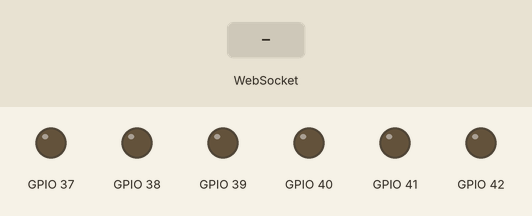
Bench run of a sketch on a simulated ESP32-S2. On the bench: output pins drawn as LEDs (lit = HIGH). The test bench sets the inputs (shaded band). WiFi joins after 1.5 s; servers stay silent unless stated; what the sketch prints to the serial monitor is not drawn.

Above: at 3.4 s.
3.5 s: WebSocket text "1" received
At 3.9 s:
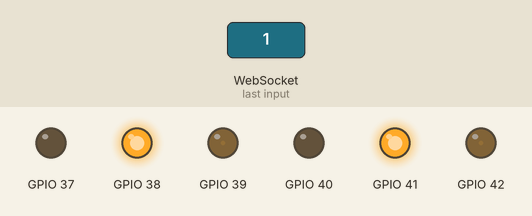
5.5 s: WebSocket text "90" received
At 5.8 s:
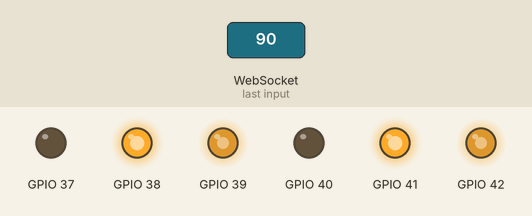
7.5 s: WebSocket text "200" received
At 7.9 s:
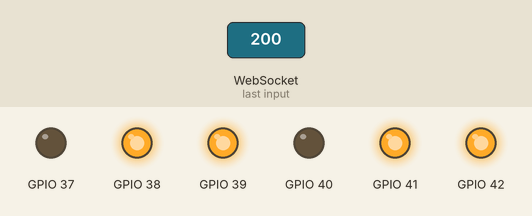
Timing chart, 0 to 10.5 s (numbered marks = the images above; inputs shaded):
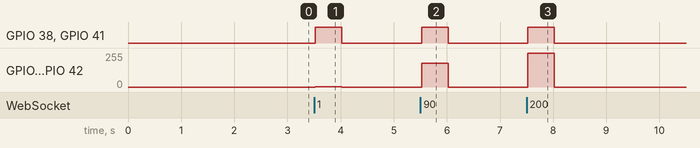

Measured:
- after the input at 3.5 s, GPIO 38, GPIO 41: LOW → HIGH at once, → LOW 0.50 s later; GPIO 39, GPIO 42: 0/255 → 2/255 at once, → 0/255 0.50 s later
- after the input at 5.5 s, GPIO 38, GPIO 41: LOW → HIGH at once, → LOW 0.50 s later; GPIO 39, GPIO 42: 0/255 → 179/255 at once, → 0/255 0.50 s later
- after the input at 7.5 s, GPIO 38, GPIO 41: LOW → HIGH at once, → LOW 0.50 s later; GPIO 39, GPIO 42: 0/255 → 255/255 at once, → 0/255 0.50 s later

The sketch:

SanaldoWifi.ino
```cpp
// SanaldoWifi.ino — 2WD car controlled from a phone over Wi-Fi (WebSocket).
// This one JOINS an existing Wi-Fi network (no hotspot). For the standalone
// hotspot version see ../SanaldoHotspot.
//
// Board:   Deneyap Mini v2 (ESP32-S2) — Arduino core 2.0.x.
//          The S2 has NO Bluetooth, but it DOES have Wi-Fi, so this is the way
//          to drive this board from a phone with no extra module.
//          Tools -> USB CDC On Boot: Enabled  (so Serial = USB, for the log).
// Driver:  L298N
// Libs:    ESPAsyncWebServer + AsyncTCP   (Library Manager: "ESPAsyncWebServer"
//          by ESP32Async, pulls in AsyncTCP). WiFi is built in.
//
// HOW IT WORKS:
//   1. ESP32-S2 joins your Wi-Fi network (set WIFI_SSID / WIFI_PASS below).
//   2. The Serial Monitor prints the IP it got (e.g. 192.168.1.42).
//   3. Open http://<that-ip>/ on a phone/PC ON THE SAME NETWORK -> joystick UI.
//   4. Two on-screen joysticks: LEFT = forward/back, RIGHT = left/right.
//   5. Every message from the web is logged to USB Serial for debugging.
//
// WIRING — Deneyap Mini v2 silk (D-label) -> L298N. SEPARATE motor battery,
// shared GND, never the S2's pins. These are safe broken-out header pins
// (no strapping 0/45/46, no USB 19/20, no flash/PSRAM 26-32, no UART0 43/44,
//  not the onboard RGB on 33):
//   D2 (GPIO42) -> ENA   D3 (GPIO41) -> IN1   D4 (GPIO40) -> IN2   (LEFT)
//   D5 (GPIO39) -> ENB   D6 (GPIO38) -> IN3   D7 (GPIO37) -> IN4   (RIGHT)

#include <WiFi.h>
#include <AsyncTCP.h>
#include <ESPAsyncWebServer.h>

const char* WIFI_SSID = "YOUR_WIFI";       // <-- your network name
const char* WIFI_PASS = "YOUR_PASSWORD";   // <-- your network password
const int   FAILSAFE_MS = 500;   // no message for this long -> stop (link dropped)

AsyncWebServer server(80);
AsyncWebSocket ws("/ws");
uint32_t lastMsg = 0;

// ---- motors (same mix as the other Sanaldo sketches) ------------------------

struct Motor { uint8_t pwm, in1, in2, ch, trim; };
Motor motors[2] = {
  { 42, 41, 40, 0, 100 },   // LEFT : D2/ENA, D3/IN1, D4/IN2  (trim %: drop the faster side to roll straight)
  { 39, 38, 37, 1, 100 },   // RIGHT: D5/ENB, D6/IN3, D7/IN4
};
const int PWM_FREQ = 20000, PWM_RES = 8;

void drive(const Motor& m, int speed) {
  digitalWrite(m.in1, speed > 0);
  digitalWrite(m.in2, speed < 0);
  ledcWrite(m.ch, map(abs(speed), 0, 127, 0, 255) * m.trim / 100);
}
void setWheels(int left, int right) { drive(motors[0], left); drive(motors[1], right); }
void stop() { setWheels(0, 0); }

// onboard RGB (Deneyap Mini v2): boot proof + live status
void rgb(uint8_t r, uint8_t g, uint8_t b) { neopixelWrite(RGB_BUILTIN, r, g, b); }

// throttle/turn (-127..127) -> wheels. No throttle + steering = spin in place.
void move(int throttle, int turn) {
  int left, right;
  if (throttle == 0 && turn != 0) { left = turn; right = -turn; }
  else {
    int inner = throttle * (127 - abs(turn)) / 127;
    if (turn > 0) { left = throttle; right = inner; }   // turn right -> slow right
    else          { left = inner; right = throttle; }   // turn left / straight
  }
  setWheels(left, right);
}

// ---- web UI (inline; served straight off the board) -------------------------

const char PAGE[] PROGMEM = R"HTML(<!doctype html><html><head>
<meta name=viewport content="width=device-width,initial-scale=1,user-scalable=no">
<title>Sanaldo</title><style>
*{margin:0;-webkit-user-select:none;user-select:none;touch-action:none}
body{background:#111;height:100vh;display:flex;align-items:center;justify-content:space-around;font-family:sans-serif}
.pad{width:40vw;height:40vw;max-width:300px;max-height:300px;border-radius:50%;background:#222;border:2px solid #444;position:relative}
.knob{width:40%;height:40%;border-radius:50%;background:#0af;position:absolute;left:30%;top:30%}
#s{position:fixed;top:8px;left:8px;color:#888;font-size:14px}
</style></head><body>
<div id=s>baglaniyor...</div>
<div class=pad id=L><div class=knob></div></div>
<div class=pad id=R><div class=knob></div></div>
<script>
function stick(el,axis){
  const knob=el.querySelector('.knob'); let val=0,id=null;
  function set(cx,cy){
    const r=el.getBoundingClientRect(), R=r.width/2;
    let dx=cx-(r.left+R), dy=cy-(r.top+R), d=Math.hypot(dx,dy);
    if(d>R){dx*=R/d;dy*=R/d;}
    knob.style.transform=`translate(${dx}px,${dy}px)`;
    val = axis=='y' ? -dy/R : dx/R;                 // up = forward, right = +
  }
  function reset(){val=0;knob.style.transform='translate(0,0)';id=null;}
  el.onpointerdown=e=>{id=e.pointerId;el.setPointerCapture(id);set(e.clientX,e.clientY);};
  el.onpointermove=e=>{if(e.pointerId==id)set(e.clientX,e.clientY);};
  el.onpointerup=el.onpointercancel=reset;
  return ()=>Math.round(val*127);
}
const thr=stick(L,'y'), turn=stick(R,'x'), s=document.getElementById('s');
let ws;
function conn(){
  ws=new WebSocket('ws://'+location.host+'/ws');
  ws.onopen=()=>s.textContent='bagli';
  ws.onclose=()=>{s.textContent='koptu, tekrar...';setTimeout(conn,500);};
}
conn();
setInterval(()=>{ if(ws&&ws.readyState==1) ws.send(thr()+','+turn()); },60);  // 60ms heartbeat
</script></body></html>)HTML";

// ---- websocket --------------------------------------------------------------

void onWs(AsyncWebSocket*, AsyncWebSocketClient* c, AwsEventType type, void* arg, uint8_t* data, size_t len) {
  if (type == WS_EVT_CONNECT)         { Serial.printf("[WS] client %u connected\n", c->id()); }
  else if (type == WS_EVT_DISCONNECT) { Serial.printf("[WS] client %u gone\n", c->id()); stop(); }
  else if (type == WS_EVT_DATA) {
    AwsFrameInfo* info = (AwsFrameInfo*)arg;
    if (!(info->final && info->index == 0 && info->len == len)) return;  // ignore split frames
    data[len] = 0;
    int throttle = 0, turn = 0;
    sscanf((char*)data, "%d,%d", &throttle, &turn);
    throttle = constrain(throttle, -127, 127);
    turn     = constrain(turn,     -127, 127);
    Serial.printf("[WS] \"%s\" -> thr=%4d turn=%4d\n", (char*)data, throttle, turn);  // log everything
    move(throttle, turn);
    lastMsg = millis();
  }
}

// ---- setup / loop -----------------------------------------------------------

void setup() {
  Serial.begin(115200);
  for (auto& m : motors) {
    pinMode(m.in1, OUTPUT); pinMode(m.in2, OUTPUT);
    ledcSetup(m.ch, PWM_FREQ, PWM_RES);
    ledcAttachPin(m.pwm, m.ch);
  }
  stop();
  for (int i = 0; i < 3; i++) { rgb(10, 10, 10); delay(120); rgb(0, 0, 0); delay(120); }  // boot proof

  WiFi.mode(WIFI_STA);
  WiFi.setTxPower(WIFI_POWER_8_5dBm);             // lower radio current -> avoid brownout reset loop
  WiFi.begin(WIFI_SSID, WIFI_PASS);
  Serial.printf("[BOOT] joining \"%s\"", WIFI_SSID);
  while (WiFi.status() != WL_CONNECTED) {         // blink amber until joined
    rgb(12, 6, 0); delay(150); rgb(0, 0, 0); delay(150);
    Serial.print('.');
  }
  Serial.printf("\n[BOOT] connected. Drive from http://%s/ (same network).\n",
                WiFi.localIP().toString().c_str());

  ws.onEvent(onWs);
  server.addHandler(&ws);
  server.on("/", HTTP_GET, [](AsyncWebServerRequest* r){ r->send_P(200, "text/html", PAGE); });
  server.begin();
}

void loop() {
  ws.cleanupClients();
  if (millis() - lastMsg > FAILSAFE_MS) stop();   // link quiet -> don't run away
  bool linked = ws.count() > 0;                   // a phone/browser is connected
  rgb(0, linked ? 0 : 8, linked ? 12 : 0);        // green = no client, blue = client connected
  delay(2);
}
```
